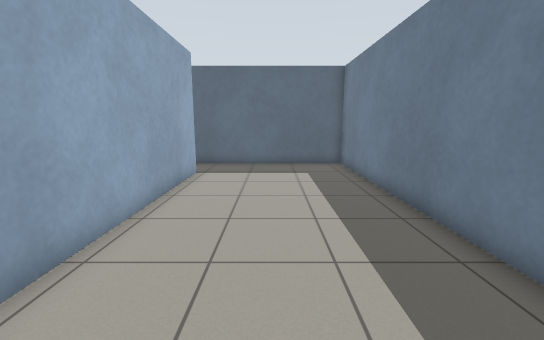
[1] (above)

16 first-person views from a walk through a Gazebo world. The camera is 1.1 m above the floor, tilts 10° down and sees 90° across. The floor is counted in squares, 0.5 m on a side. Each view is taken from the middle of a square. On the plan, view 1 faces up. The plan holds only what a view shows up to about 17 squares ahead; the rest is blank.

[2]
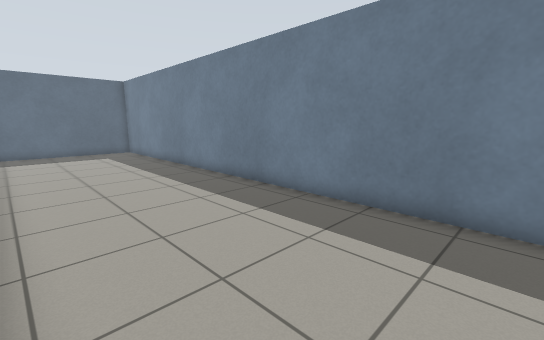

[3]
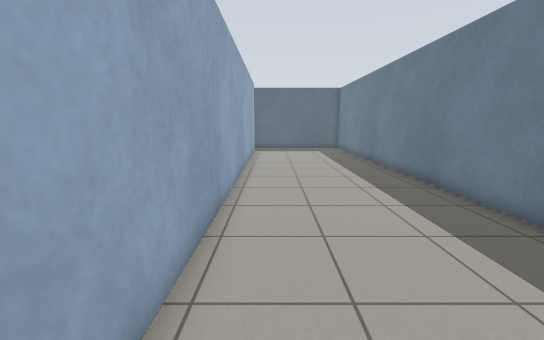

[4]
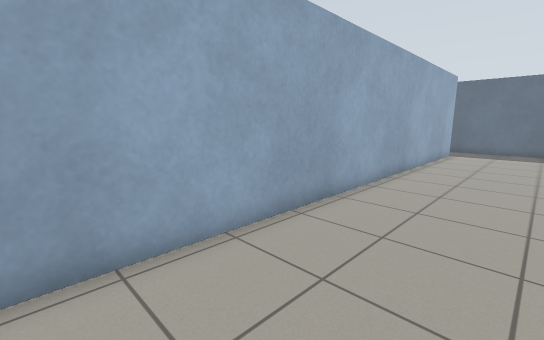

[5]
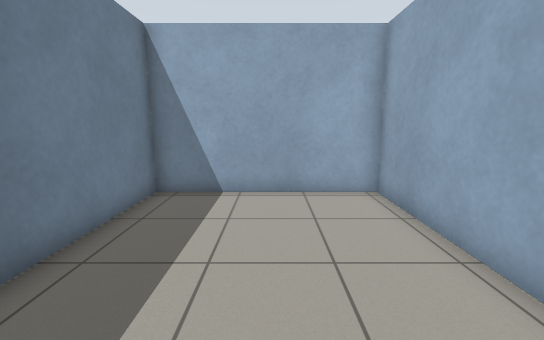

[6]
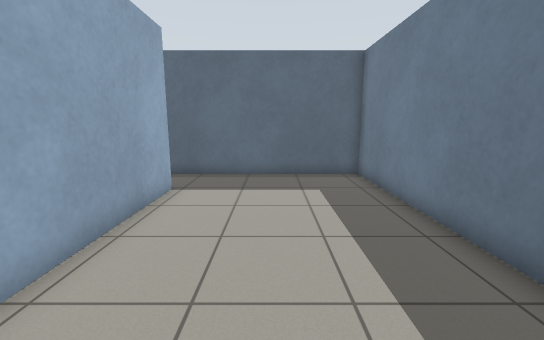

[7]
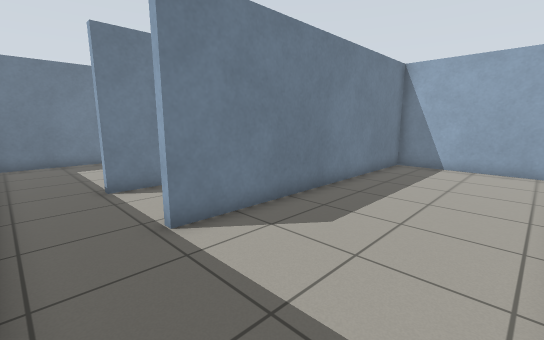

[8]
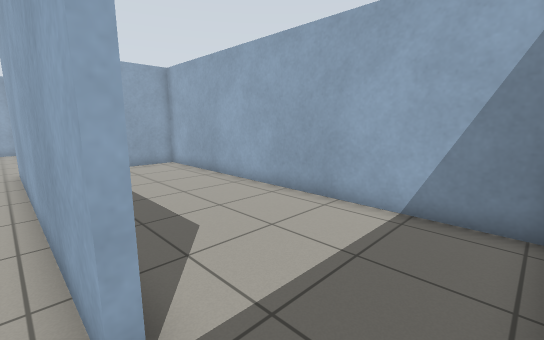

[9]
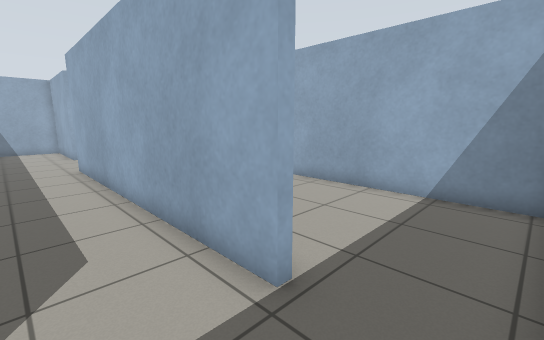

[10]
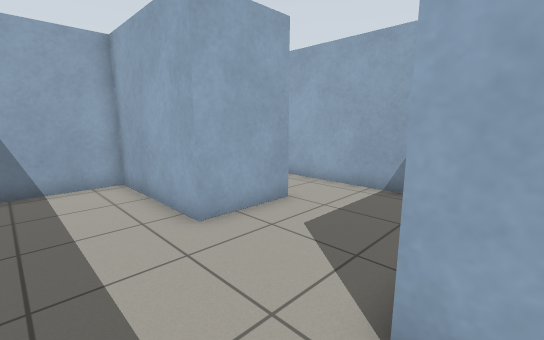

[11]
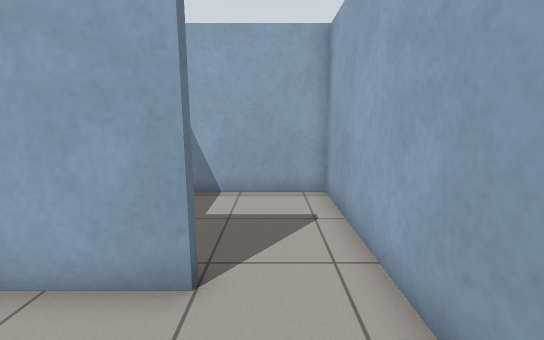

[12]
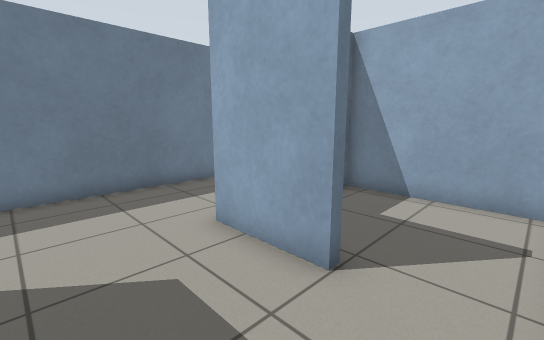

[13]
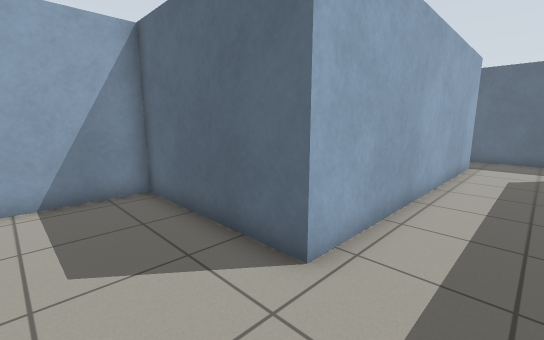

[14]
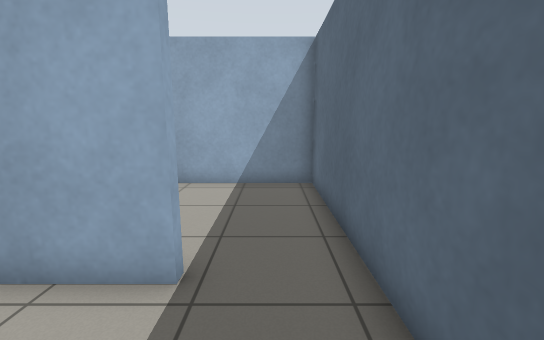

[15]
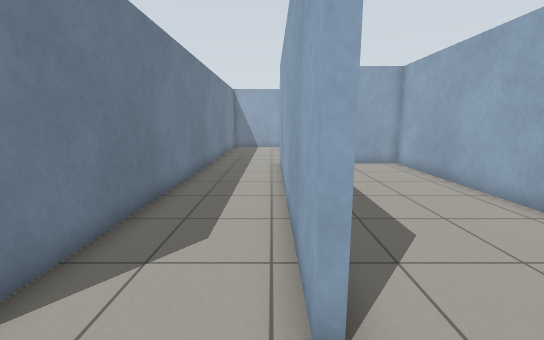

[16]
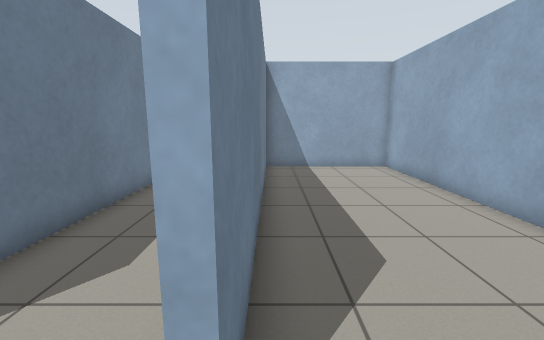

### Floor plan
Ten units are one square. View 1 is at (0, 0); x grows to the right and y downward. Boxes are objects, and circles mark ways between rooms. Rooms are numbered by the first view taken in them; rooms with no view inside come last. Other rooms are left out.
<svg viewBox="-142 -150 184 259">
<path fill="none" stroke="#000" d="M-36 -117 -33 -117 -33 104 37 104 37 -145 -35 -145M-85 -145 -137 -145 -137 5 -77 5 -77 -118M-110 53 -80 53 -80 104 -49 104M-36 81 -36 -117M-74 -117 -74 8 -137 8 -137 55M-35 -145 -85 -145M-137 55 -137 104 -83 104"/>
<circle cx="-40" cy="-130" r="3" fill="#2a7"/>
<circle cx="-80" cy="-130" r="3" fill="#2a7"/>
<circle cx="-125" cy="60" r="3" fill="#2a7"/>
<text x="0" y="-20">1</text>
<text x="-110" y="-70">2</text>
<text x="-70" y="-10">3</text>
<text x="-110" y="80">4</text>
</svg>
Room 1 opens to room 3. Room 2 opens to room 3. Room 3 opens to room 4.

Where each view was taken, in squares from view 1:
view 1: 0 up, 0 right, facing up
view 2: 7 down, 3 left, facing up-right
view 3: 9 down, 2 left, facing up
view 4: 9 down, 1 right, facing up-left
view 5: 2 down, 0 right, facing down
view 6: 3 up, 0 right, facing up
view 7: 14 up, 13 left, facing down-right
view 8: 14 up, 7 left, facing down-left
view 9: 14 up, 5 left, facing down-left
view 10: 0 up, 5 left, facing down-left
view 11: 2 down, 12 left, facing down
view 12: 2 down, 13 left, facing down-right
view 13: 4 down, 5 left, facing up-left
view 14: 13 up, 4 left, facing left
view 15: 14 up, 7 left, facing down
view 16: 13 up, 8 left, facing down
